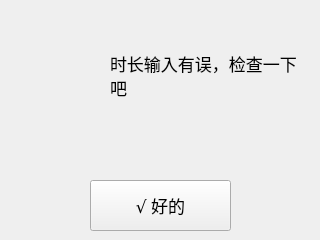
<?xml version="1.0" encoding="UTF-8"?>
<ui version="4.0">
 <class>timeWrongDialog</class>
 <widget class="QWidget" name="timeWrongDialog">
  <property name="geometry">
   <rect>
    <x>0</x>
    <y>0</y>
    <width>320</width>
    <height>240</height>
   </rect>
  </property>
  <property name="windowTitle">
   <string>Form</string>
  </property>
  <widget class="QLabel" name="label">
   <property name="geometry">
    <rect>
     <x>110</x>
     <y>0</y>
     <width>201</width>
     <height>151</height>
    </rect>
   </property>
   <property name="font">
    <font>
     <family>Arial Unicode MS</family>
     <pointsize>13</pointsize>
    </font>
   </property>
   <property name="text">
    <string>时长输入有误，检查一下吧</string>
   </property>
   <property name="wordWrap">
    <bool>true</bool>
   </property>
  </widget>
  <widget class="QWidget" name="widget" native="true">
   <property name="geometry">
    <rect>
     <x>10</x>
     <y>40</y>
     <width>71</width>
     <height>71</height>
    </rect>
   </property>
   <property name="styleSheet">
    <string notr="true">border-image: url(:/info.png);</string>
   </property>
  </widget>
  <widget class="QPushButton" name="pushButton">
   <property name="geometry">
    <rect>
     <x>90</x>
     <y>180</y>
     <width>141</width>
     <height>51</height>
    </rect>
   </property>
   <property name="font">
    <font>
     <family>Arial Unicode MS</family>
     <pointsize>13</pointsize>
    </font>
   </property>
   <property name="text">
    <string>√ 好的</string>
   </property>
  </widget>
 </widget>
 <resources/>
 <connections/>
</ui>
